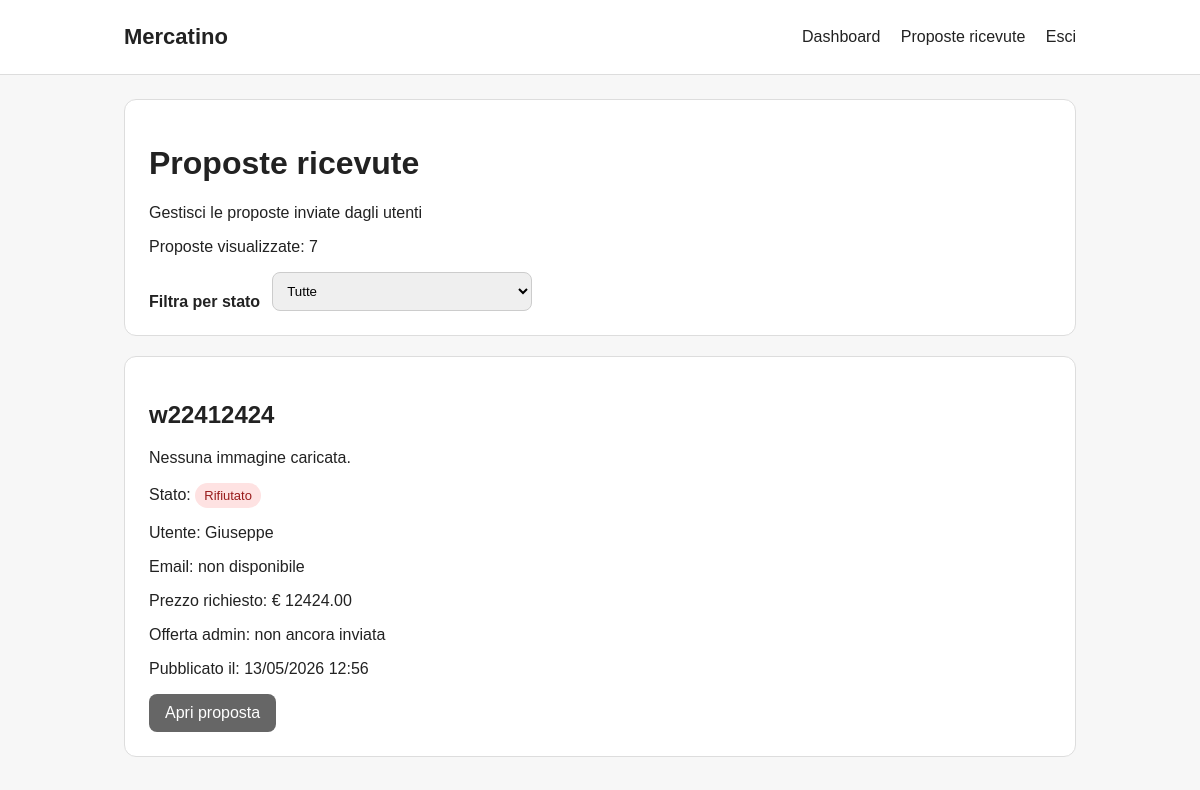
/staff/proposte/ (signed in, upper part), run on an earlier commit of the app's database.
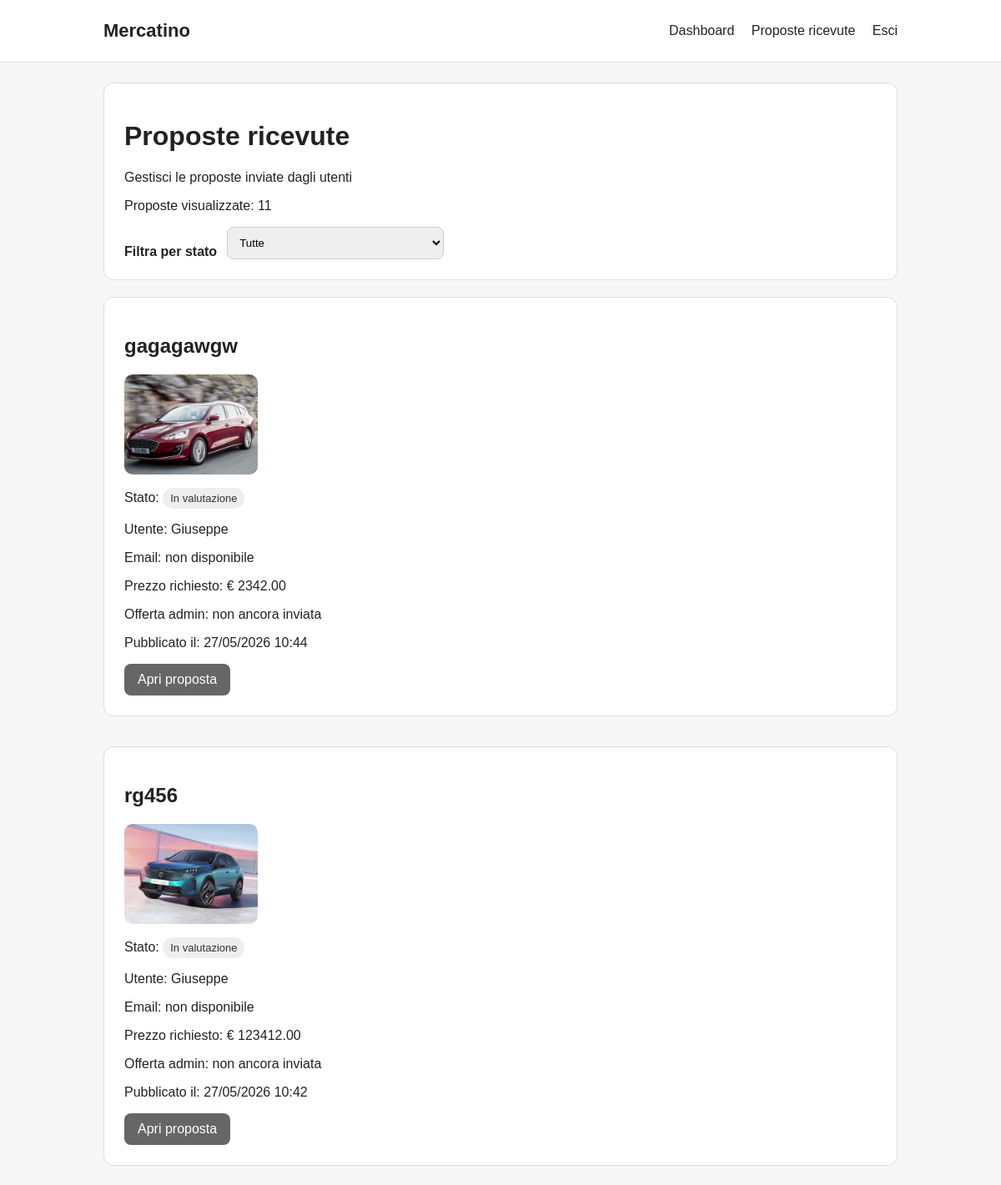
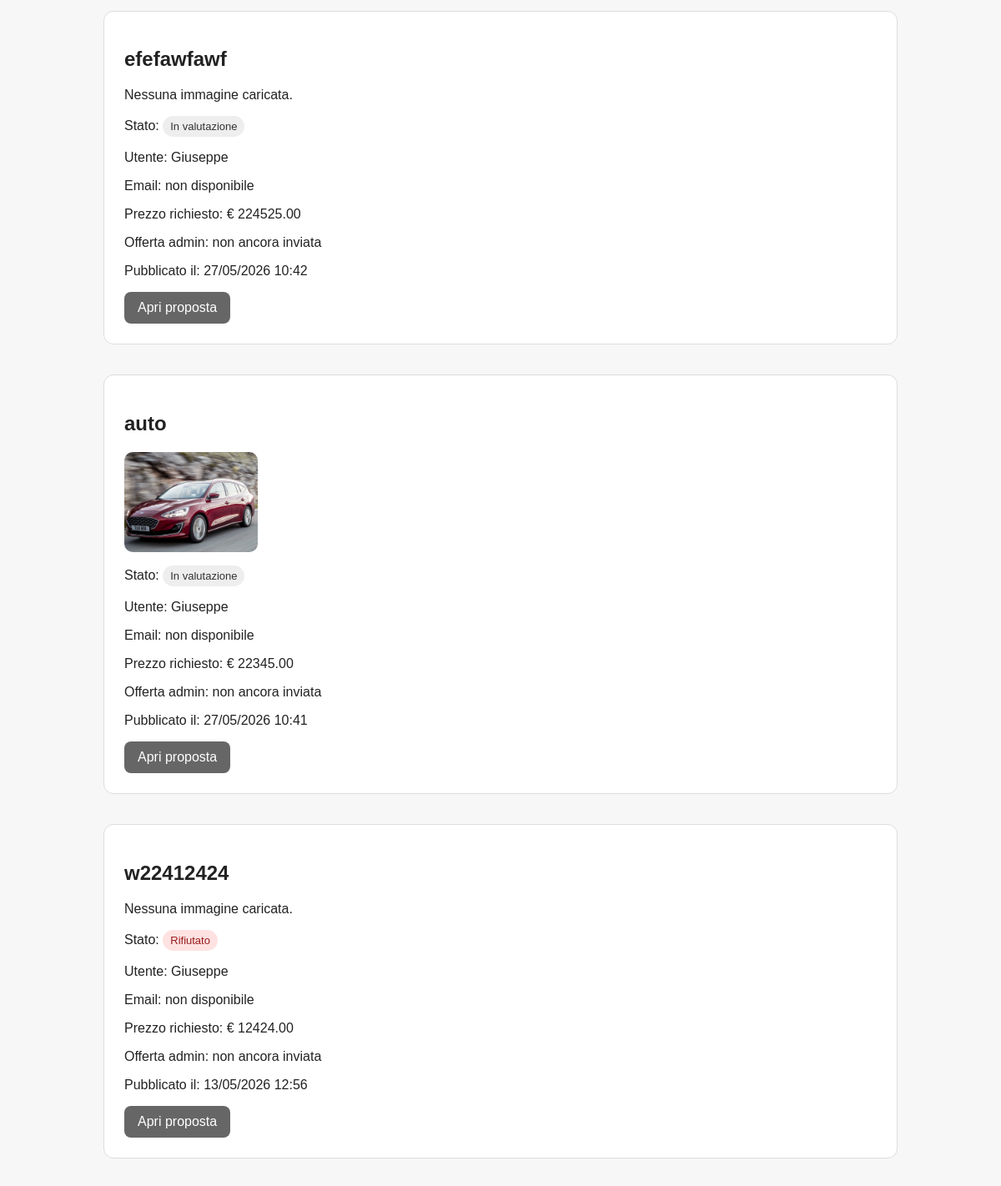
And on a later commit of the database (2 pictures, top to bottom).
### proposals/models.py (models this page shows, shortened)
class ItemProposal(models.Model):
    class Status(models.TextChoices):
        UNDER_REVIEW = "under_review", "In valutazione"
        NEGOTIATION = "negotiation", "In trattativa"
        OFFER_SENT = "offer_sent", "Offerta inviata"
        OFFER_ACCEPTED = "offer_accepted", "Offerta accettata"
        WAITING_VINTED_LINK = "waiting_vinted_link", "In attesa link Vinted"
        VINTED_LINK_SENT = "vinted_link_sent", "Link Vinted inviato"
        COMPLETED = "completed", "Completato"
        REJECTED = "rejected", "Rifiutato"
    user = models.ForeignKey(
        settings.AUTH_USER_MODEL,
        on_delete=models.CASCADE,
        related_name="proposals",
    )
    title = models.CharField(max_length=120)
    description = models.TextField()
    requested_price = models.DecimalField(
        max_digits=8,
        decimal_places=2,
        null=True,
        blank=True,
    )
    admin_offer = models.DecimalField(
        max_digits=8,
        decimal_places=2,
        null=True,
        blank=True,
    )
    status = models.CharField(
        max_length=30,
        choices=Status.choices,
        default=Status.UNDER_REVIEW,
    )
    vinted_url = models.URLField(blank=True)
    created_at = models.DateTimeField(auto_now_add=True)
    updated_at = models.DateTimeField(auto_now=True)
    offer_seen_by_user = models.BooleanField(default=False)
    @property
    def status_badge_class(self):
        classes = {
            self.Status.UNDER_REVIEW: "badge-gray",
            self.Status.NEGOTIATION: "badge-blue",
            self.Status.OFFER_SENT: "badge-purple",
            self.Status.OFFER_ACCEPTED: "badge-green",
            self.Status.WAITING_VINTED_LINK: "badge-orange",
            self.Status.VINTED_LINK_SENT: "badge-orange",
            self.Status.COMPLETED: "badge-green",
            self.Status.REJECTED: "badge-red",
        }
        return classes.get(self.status, "badge-gray")

class ProposalImage(models.Model):
    proposal = models.ForeignKey(
        ItemProposal,
        on_delete=models.CASCADE,
        related_name="images",
    )
    image = models.ImageField(upload_to="proposals/")

### staff_panel/views.py (the view)
# urls.py: path('proposte/', staff_proposal_list_view, name="staff_proposal_list"),
@login_required
@user_passes_test(lambda user: user.is_staff)
def staff_proposal_list_view(request):
    selected_status = request.GET.get("status")
    proposals = ItemProposal.objects.all()
    if selected_status:
        proposals = proposals.filter(status=selected_status)
    proposals = proposals.order_by("-created_at")
    return render(request, "staff_panel/proposal_list.html", {
        "proposals": proposals,
        "selected_status": selected_status,
        "status_choices": ItemProposal.Status.choices,
    })

### templates/staff_panel/proposal_list.html (shortened to what this page needs)
{% extends "base.html" %}
{% block content %}
<div class="card">
    <h1>Proposte ricevute</h1>
    <p>Gestisci le proposte inviate dagli utenti</p>
    <p>Proposte visualizzate: {{ proposals|length }}</p>
    <form method="get" class="filter-form">
        <label for="status">Filtra per stato</label>
        <select name="status" id="status" onchange="this.form.submit()">
            <option value="">Tutte</option>
        </select>
    </form>
</div>
<div class="proposal-grid">
    {% for proposal in proposals %}
        <div class="card">
            <h2>{{ proposal.title }}</h2>
            {% with first_image=proposal.images.first %}
                {% if first_image %}
                    <img class="staff-proposal-thumb" src="{{ first_image.image.url }}" alt="{{ proposal.title }}">
                {% else %}
                    <p>Nessuna immagine caricata.</p>
                {% endif %}
            {% endwith %}
            <p>Stato:
                <span class="badge {{ proposal.status_badge_class }}">
                    {{ proposal.get_status_display }}
                </span>
            </p>
            <p>Utente: {{ proposal.user.username }}</p>
            {% if proposal.user.email %}
                <p>Email: {{ proposal.user.email }}</p>
            {% else %}
                <p>Email: non disponibile</p>
            {% endif %}
            {% if proposal.requested_price %}
                <p>Prezzo richiesto: € {{ proposal.requested_price }}</p>
            {% else %}
                <p>Prezzo richiesto: non indicato</p>
            {% endif %}
            {% if proposal.admin_offer %}
                <p>Offerta admin: € {{ proposal.admin_offer }}</p>
            {% else %}
                <p>Offerta admin: non ancora inviata</p>
            {% endif %}
            <p>Pubblicato il: {{ proposal.created_at|date:"d/m/Y H:i" }}</p>
            <a class="button secondary" href="{% url 'staff_proposal_detail' proposal.pk %}">
                Apri proposta
            </a>
        </div>
    {% empty %}
        <div class="card">
            <p>Non ci sono proposte.</p>
        </div>
    {% endfor %}
</div>
{% endblock %}

### templates/base.html (shortened to what this page needs)
{% load static %}
<!DOCTYPE html>
<html lang="it">
<head>
    <link rel="stylesheet" href="{% static 'css/style.css' %}">
</head>
<body>
<header class="site-header">
    <div class="container header-inner">
        <a href="{% url 'dashboard' %}" class="logo">Mercatino</a>
        <nav>
            {% if user.is_authenticated %}
                <a href="{% url 'dashboard' %}">Dashboard</a>
                {% if user.is_staff %}
                    <a href="{% url 'staff_proposal_list' %}">Proposte ricevute</a>
                {% else %}
                    <a href="{% url 'proposal_create' %}">Nuova proposta</a>
                {% endif %}
                <form method="POST" action="{% url 'logout' %}">
                    <button type="submit" class="logout-button">Esci</button>
                </form>
            {% else %}
                <a href="{% url 'login' %}">Accedi</a>
                <a href="{% url 'register' %}">Registrati</a>
            {% endif %}
        </nav>
    </div>
</header>
<main class="container">
    {% block content %}{% endblock %}
</main>
</body>
</html>

### static/css/style.css (style rules this page uses)
* { box-sizing: border-box; }
body { margin: 0; font-family: Arial, sans-serif; background: #f7f7f7; color: #222; }
.container { max-width: 1000px; margin: 0 auto; padding: 24px; }
.site-header { background: #fff; border-bottom: 1px solid #ddd; }
.header-inner { display: flex; align-items: center; justify-content: space-between; }
.logo { font-weight: bold; font-size: 22px; text-decoration: none; color: #222; }
nav a { margin-left: 16px; text-decoration: none; color: #222; }
nav form { display: inline; margin-left: 16px; }
.logout-button { background: none; border: none; padding: 0; color: #222; font: inherit; cursor: pointer; }
.card { background: #fff; border: 1px solid #ddd; border-radius: 12px; padding: 24px; margin-bottom: 20px; }
.button { display: inline-block; background: #222; color: #fff; padding: 10px 16px; border-radius: 8px; text-decoration: none; border: none; cursor: pointer; }
.button.secondary { background: #666; }
input, textarea, select { width: 100%; padding: 10px; border-radius: 8px; border: 1px solid #ccc; }
.badge { display: inline-block; padding: 5px 9px; border-radius: 999px; font-size: 13px; background: #eee; }
.badge-gray { background: #eee; color: #333; }
.badge-red { background: #fee2e2; color: #991b1b; }
.proposal-grid { display: grid; gap: 16px; }
.filter-form { display: flex; gap: 12px; align-items: end; margin-top: 16px; }
.filter-form label { font-weight: bold; }
.filter-form select { max-width: 260px; }
.staff-proposal-thumb { width: 160px; height: 120px; object-fit: cover; border-radius: 10px; display: block; margin-bottom: 12px; }

What changed in the data, as far as the page shows it:
added ItemProposal: title "gagagawgw", images.first.image (picture), status "In valutazione", user.username "Giuseppe", shows "Email: non disponibile", requested_price "2342.00", shows "Offerta admin: non ancora inviata", created_at "27/05/2026 10:44"
added ItemProposal: title "rg456", images.first.image (picture), status "In valutazione", user.username "Giuseppe", shows "Email: non disponibile", requested_price "123412.00", shows "Offerta admin: non ancora inviata", created_at "27/05/2026 10:42"
added ItemProposal: title "efefawfawf", shows "Nessuna immagine caricata.", status "In valutazione", user.username "Giuseppe", shows "Email: non disponibile", requested_price "224525.00", shows "Offerta admin: non ancora inviata", created_at "27/05/2026 10:42"
added ItemProposal: title "auto", images.first.image (picture), status "In valutazione", user.username "Giuseppe", shows "Email: non disponibile", requested_price "22345.00", shows "Offerta admin: non ancora inviata", created_at "27/05/2026 10:41"
Also different on the page:
{{ proposals|length }}: "7" → "11"
